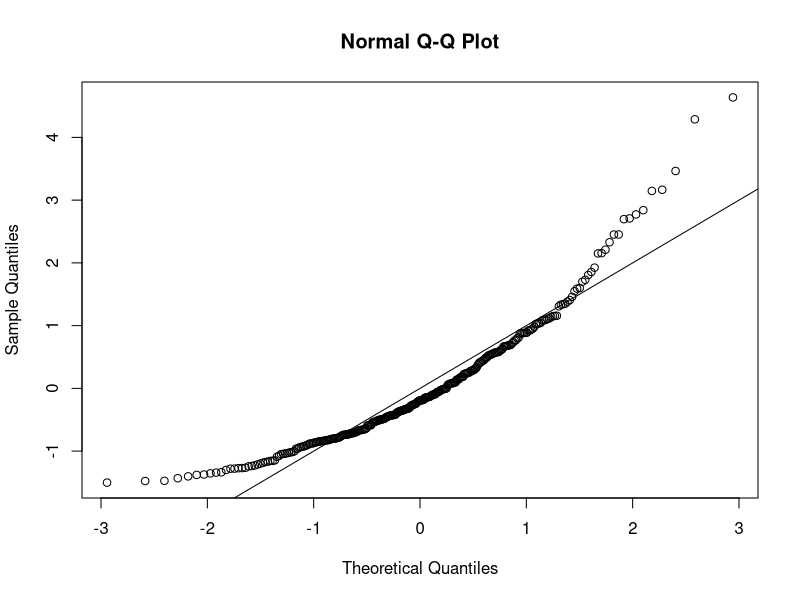
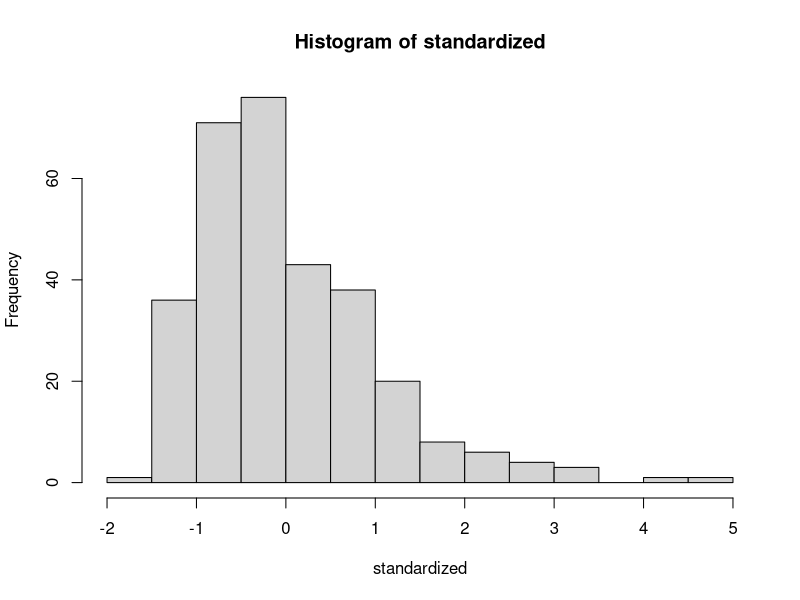
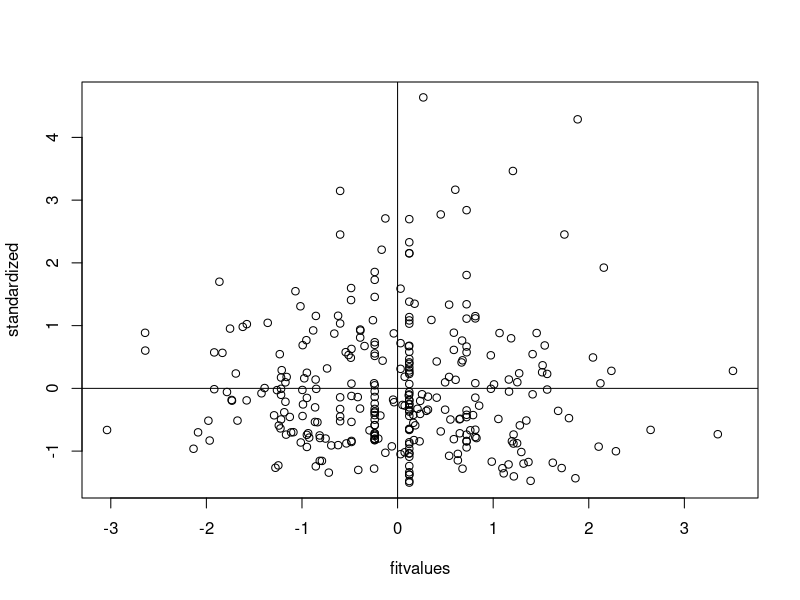

Source code (R) for these figures, in order:
setwd("E:/GA/Scales")
master = read.csv("Meaning_Scales_MeaningInLifeIndex_RR_RN_Paper.csv")
summary(master)

##Reverse Code. No reverse coding

####DATA SCREENING####

##Missing Data##
library(mice)
percentmiss = function(x){ sum(is.na(x))/length(x) *100 }

##Going by rows ONLY
notypos = master
missing = apply(notypos[ , 3:11], 1, percentmiss) 
table(missing)
 
##replace only the data that you should
replacepeople = notypos[ missing <= 5 , ]  
dontpeople = notypos[ missing > 5 , ]

##figure out the columns to exclude (survey data)
apply(replacepeople, 2, percentmiss)
replacecolumn = replacepeople[ , -c(1,2,12)]
dontcolumn = replacepeople[ , c(1,2,12)]

nomiss = replacepeople

##Outliers##
mahal = mahalanobis(nomiss[ , -c(1,2,12)], 
                    colMeans(nomiss[ , -c(1,2,12)], na.rm = TRUE),
                    cov(nomiss[ , -c(1,2,12)], use="pairwise.complete.obs"))
mahal
summary(mahal)
cutoff = qchisq(.999,ncol(nomiss[ , -c(1,2,12)])) 
summary(mahal < cutoff)
noout = nomiss[ mahal < cutoff, ]

##additivity: correlations
correlations = cor(noout[,-c(1,2,12)], use="pairwise.complete.obs")
symnum(correlations)

##make the random stuff
random = rchisq(nrow(noout), 7)
##be sure here not to include the ID columns!
fake = lm(random~., data=noout[ , -c(1:2,12)])

##get the linearity plot
##create the standardized residuals
standardized = rstudent(fake)
qqnorm(standardized)
abline(0,1)

##multivariate normality
hist(standardized, breaks=15)

##homogeneity and homoscedaticity
fitvalues = scale(fake$fitted.values)
plot(fitvalues, standardized) 
abline(0,0)
abline(v = 0)

##Scoring
MILI <- rowSums(noout[, c(3:11)])
MILI

